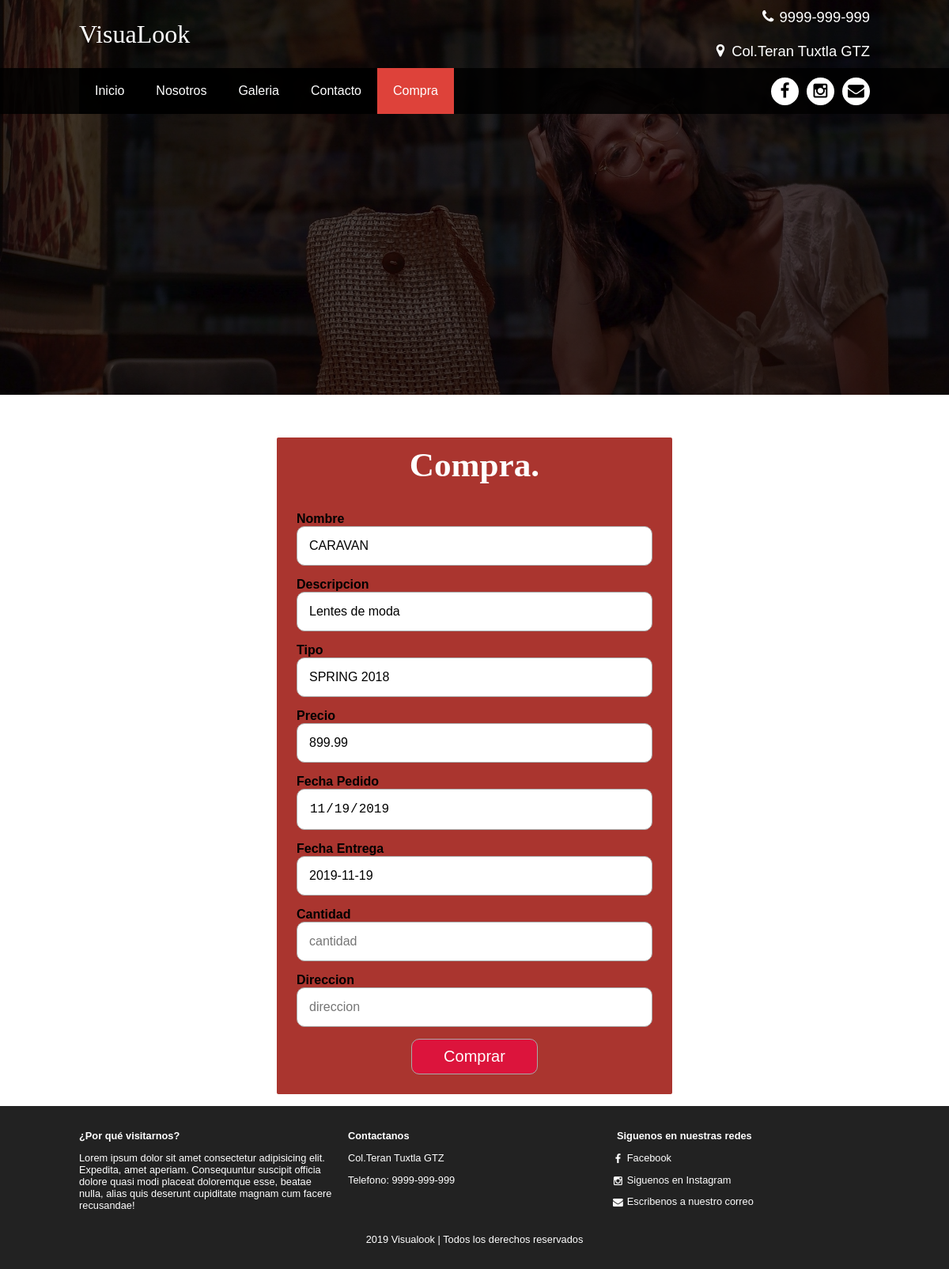
Page /compra.php?id=10 on the committed database.
### tables this page shows
create table Lente(Idlente int NOT NULL AUTO_INCREMENT PRIMARY KEY,
			Nombre varchar(150),
			Descripcion Varchar(250),
			Tipo Varchar(150),
			Precio float,
			Existencia Int,
			Imagen varchar(150)
);

### compra.php (the view, shortened to what this page needs)
<!DOCTYPE html>
<html lang="en">
<head>
    <link rel="stylesheet" href="font/styles.css">
    <link rel="stylesheet" href="css/styles.css">
    <link rel="stylesheet" href="css/admin.css">
</head>
<body>
    <header class="main-header">
        <div class="container container--flex">
            <div class="logo-container column column--50">
                <h1 class="logo">VisuaLook</h1>
            </div>
            <div class="main-header__contactInfo column column--50">
                <p class="main-header__contactInfo__phone">
                    <span class="icon-telefono">9999-999-999</span>
                </p>
                <p class="main-header__contactInfo__address">
                    <span class="icon-ubicacion">Col.Teran Tuxtla GTZ</span>
                </p>
            </div>
        </div>
    </header>
    <nav class="main-nav">
        <div class="container container--flex">
            <ul class="menu" id="menu">
                <li class="menu__item"><a href="index.php" class="menu__link ">Inicio</a></li>
                <li class="menu__item"><a href="nosotros.php" class="menu__link">Nosotros</a></li>
                <li class="menu__item"><a href="galeria.php" class="menu__link">Galeria</a></li>
                <li class="menu__item"><a href="contacto.php" class="menu__link">Contacto</a></li>
                <li class="menu__item"><a href="compra.php" class="menu__link menu__link--select">Compra</a></li>
            </ul>
            <div class="social-icon">
                <a href="" class="social-icon__link"><span class="icon-facebook"></span></a>
                <a href="" class="social-icon__link"><span class="icon-instagram"></span></a>
                <a href="" class="social-icon__link"><span class="icon-mail"></span></a>
            </div>
        </div>
    </nav>
    <section class="banner"> <img src="img/pm.jpg" alt="" class="banner__img"> </section>
    <main class="main">
        <br><br><br>
        <?php
            $id=$_REQUEST['id'];
			include_once 'conexion.php';
			$mysqlConexion=new mysqli($hostDb,$usuarioDb,$claveDb,$nombreDb);
			$sqlQuery="SELECT * FROM  lente WHERE Idlente='$id'";
			$resultado=$mysqlConexion->query($sqlQuery);
			$row=$resultado->fetch_assoc();
		?>
        <form action="ocompra.php" method="POST" class="form-register">
            <div class="lform"><h2>Compra.</h2></div>
            <div class="contenedor-inputs">
                <label for="uname"><b>Nombre</b></label>
                <input type="text" name="nombre" readonly ="readonly"placeholder="Nombre" class="input-100" required value="<?php echo  $row['Nombre']; ?>">
                <label for="uname"><b>Descripcion</b></label>
                <input type="text" name="descripcion" readonly ="readonly" placeholder="Descripcion" class="input-100" required value="<?php echo $row['Descripcion']; ?>">
                <label for="uname"><b>Tipo</b></label>
                <input type="text" name="tipo" readonly ="readonly" placeholder="Tipo" class="input-100" required value="<?php echo $row['Tipo']; ?>">
                <label for="uname"><b>Precio</b></label>
                <input type="text" name="precio"readonly ="readonly" placeholder="Precio" class="input-100" required value="<?php echo $row['Precio']; ?>">
                <label for="uname"><b>Fecha Pedido</b></label>
                <?php $fcha = date("Y-m-d");?>
                <input type="date" name="fechap" placeholder="Fecha pedido" readonly ="readonly" class="input-100" required value="<?php echo $fcha;?>" >
                <label for="uname"><b>Fecha Entrega</b></label>
                <input type="text" name="fechae" placeholder="Fecha entrega" readonly ="readonly" class="input-100" required value="<?php echo $fcha;?>" >
                <label for="uname"><b>Cantidad</b></label>
                <input type="text" name="cantidad" placeholder="cantidad" class="input-100" required >
                <label for="uname"><b>Direccion</b></label>
                <input type="text" name="direccion" placeholder="direccion" class="input-100" required>
                <input type="submit" value="Comprar" class="btn-enviar">
            </div>
        </form>
    </main>
    <footer>
        <div class="main-footer">
            <div class="container container--flex">
                <div class="column column--33">
                    <h2 class="column__title">¿Por qué visitarnos?</h2>
                    <p class="column__txt">Lorem ipsum dolor sit amet consectetur adipisicing elit. Expedita,
                        amet aperiam. Consequuntur suscipit officia dolore quasi modi placeat doloremque esse,
                        beatae nulla, alias quis deserunt cupiditate magnam cum facere recusandae!
                    </p>
                </div>
                <div class="column column--33">
                    <h2 class="column__title">Contactanos</h2>
                    <p class="column__txt">Col.Teran Tuxtla GTZ</p>
                    <p class="column__txt">Telefono: 9999-999-999</p>
                </div>
                <div class="column column--33">
                    <h2 class="column__title">Siguenos en nuestras redes</h2>
                    <p class="column__txt"><a href="" class="icon-facebook">Facebook</a></p>
                    <p class="column__txt"><a href="" class="icon-instagram">Siguenos en Instagram</a></p>
                    <p class="column__txt"><a href="" class="icon-mail">Escribenos a nuestro correo</a></p>
                </div>
                <p class="copy">2019 Visualook | Todos los derechos reservados</p>
            </div>
        </div>
    </footer>
</body>
</html>

### css/styles.css (style rules this page uses)
* { box-sizing: border-box; }
body { font-family:'montserrat',sans-serif; margin: 0; }
img { display: block; width: 100%; max-width: 100%; }
h1,h2,h3,h4,h5,h6 { margin: 0; }
.container { width: 100%; margin: auto; }
.container--flex { display: flex; flex-wrap: wrap; justify-content: space-between; align-items: center; }
.column { width: 100%; }
.main-header { width: 100%; }
.logo { font-size: 1.8em; color:#DE423A; padding: 10px; font-family: 'Pacifico',cursive; font-weight: 100; }
.main-header__contactInfo__phone { background: #DE423A; color:white; margin:0 auto; padding:10px; }
.main-header__contactInfo__address { padding: 10px; margin: 0; }
.main-header [class*="icon-"]::before { position: relative; top:2px; right: 5px; }
.main-nav { widows: 100%; position: relative; z-index: 2000; padding: 10px; }
.social-icon { display: flex; justify-content: space-between; }
.social-icon [class*="icon-"] { color: black; margin-left:10px; display: flex; justify-content: center; align-items: center; font-size:1.3em; width: 35px; height: 35px; background: white; border-radius: 50%; }
.social-icon__link { text-decoration: none; }
.menu { position: absolute; top:60px; left: 0; width: 100%; background: rgb(0, 0, 0,0.85); padding: 0; margin: 0; list-style: none; text-align:center; height: 0; overflow: hidden; transition: height .3s linear; }
.menu__link { display: block; padding: 15px; color:white; text-decoration: none; }
.menu__link--select { background: #DE423A; }
.banner { margin-top: -55px; position: relative; }
.banner::before { content: ''; position: absolute; width: 100%; height: 100%; background: rgb(0, 0, 0,0.7); z-index: 1000; top: 0; }
.banner__img { width: 100%; height: 500px; object-fit: cover; }
.column__title { font-size: 1.3em; }
.main-footer { background: #222; color:white; padding: 10px; padding-top:20px; padding-bottom: 20px; font-size: .8em; }
.copy { text-align: center; margin: auto; margin-top: 15px; }
.main-footer [class*="icon-"] { color:white; text-decoration: none; }
.main-footer [class*="icon-"]::before { position: relative; top:3px; right: 5px; }
@media screen and (min-width:480px) { .logo { color:white } }
@media screen and (min-width:480px) { .main-header__contactInfo { text-align: right; } }
@media screen and (min-width:480px) { .main-header__contactInfo__phone { background: none; } }
@media screen and (min-width:480px) { .main-header__contactInfo__address { color:white; } }
@media screen and (min-width:480px) { .main-nav { background: rgb(0, 0, 0,0.85); } }
@media screen and (min-width:480px) { .banner { margin-top:-145px; z-index: -1000; } }
@media screen and (min-width:480px) { .main { padding-bottom: 15px; } }
@media screen and (min-width:480px) { .main-footer .container--flex { align-items: flex-start; } }
@media screen and (min-width:480px) { .column--50 { width: 49%; } }
@media screen and (min-width:480px) { .column--33 { width: 32%; } }
@media screen and (min-width:768px) { .column__title { font-size: 1em; } }
@media screen and (min-width:1024px) { .container { width: 1000px; } }
@media screen and (min-width:1024px) { .logo { font-size: 2em; padding:0; } }
@media screen and (min-width:1024px) { .main-header__contactInfo__phone, .main-header__contactInfo__address { padding-right: 0; font-size: 1.15em; } }
@media screen and (min-width:1024px) { .main-nav { padding: 0; } }
@media screen and (min-width:1024px) { .menu { position:static; display: flex; height: auto; width: auto; } }
@media screen and (min-width:1024px) { .menu__link { padding: 20px; } }
@media screen and (min-width:1024px) { .main-footer { padding-top:30px; padding-bottom: 30px; } }

### css/admin.css (style rules this page uses)
.lform { text-align: center; font-size: 1.8em; color:white; padding: 10px; font-family: 'Pacifico',cursive; font-weight: 100; }
.form-register { width: 80%; max-width: 500px; margin: auto; background: rgb(170, 53, 47) ; border-radius: 2px; }
.contenedor-inputs { width: 100%; text-align: center; align-content: center; padding: 25px; display: flex; flex-wrap: wrap; justify-content:space-between; }
input { margin-bottom: 15px; padding: 15px; font-size: 16px; border-radius: 10px; border: 1px solid darkgray; }
.input-100 { width: 100%; }
.btn-enviar { background: crimson; color: white; margin: auto; padding: 10px 40px; cursor: pointer; font-size: 20px; }

### rows in the picture
lente: nombre "CARAVAN", descripcion "Lentes de moda", tipo "SPRING 2018", precio "899.99"
